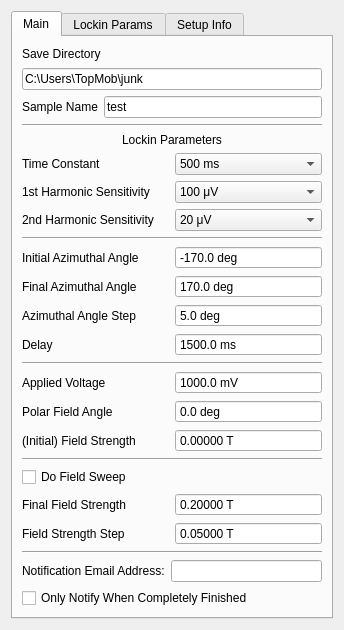
<?xml version="1.0" encoding="UTF-8"?>
<ui version="4.0">
 <class>Form</class>
 <widget class="QWidget" name="Form">
  <property name="geometry">
   <rect>
    <x>0</x>
    <y>0</y>
    <width>344</width>
    <height>588</height>
   </rect>
  </property>
  <property name="windowTitle">
   <string>Form</string>
  </property>
  <layout class="QVBoxLayout" name="verticalLayout">
   <item>
    <widget class="QTabWidget" name="tabWidget">
     <property name="currentIndex">
      <number>0</number>
     </property>
     <widget class="QWidget" name="tab">
      <attribute name="title">
       <string>Main</string>
      </attribute>
      <layout class="QVBoxLayout" name="verticalLayout_2">
       <item>
        <layout class="QGridLayout" name="save_params">
         <item row="0" column="0" colspan="2">
          <widget class="QLabel" name="label_8">
           <property name="text">
            <string>Save Directory</string>
           </property>
          </widget>
         </item>
         <item row="1" column="0" colspan="2">
          <widget class="QLineEdit" name="save_dir">
           <property name="text">
            <string>C:\Users\TopMob\junk</string>
           </property>
           <property name="placeholderText">
            <string>C:\Users\</string>
           </property>
          </widget>
         </item>
         <item row="2" column="1">
          <widget class="QLineEdit" name="sample_name">
           <property name="text">
            <string>test</string>
           </property>
           <property name="placeholderText">
            <string>test</string>
           </property>
          </widget>
         </item>
         <item row="2" column="0">
          <widget class="QLabel" name="label_12">
           <property name="enabled">
            <bool>true</bool>
           </property>
           <property name="text">
            <string>Sample Name</string>
           </property>
          </widget>
         </item>
        </layout>
       </item>
       <item>
        <widget class="Line" name="line">
         <property name="orientation">
          <enum>Qt::Horizontal</enum>
         </property>
        </widget>
       </item>
       <item>
        <layout class="QGridLayout" name="lockin_params">
         <item row="3" column="0">
          <widget class="QLabel" name="label_11">
           <property name="text">
            <string>2nd Harmonic Sensitivity</string>
           </property>
          </widget>
         </item>
         <item row="2" column="1">
          <widget class="QComboBox" name="sensitivity1">
           <property name="editable">
            <bool>false</bool>
           </property>
           <property name="currentIndex">
            <number>15</number>
           </property>
           <item>
            <property name="text">
             <string>0 V</string>
            </property>
           </item>
           <item>
            <property name="text">
             <string>2 nV</string>
            </property>
           </item>
           <item>
            <property name="text">
             <string>5 nV</string>
            </property>
           </item>
           <item>
            <property name="text">
             <string>10 nV</string>
            </property>
           </item>
           <item>
            <property name="text">
             <string>20 nV</string>
            </property>
           </item>
           <item>
            <property name="text">
             <string>50 nV</string>
            </property>
           </item>
           <item>
            <property name="text">
             <string>100 nV</string>
            </property>
           </item>
           <item>
            <property name="text">
             <string>200 nV</string>
            </property>
           </item>
           <item>
            <property name="text">
             <string>500 nV</string>
            </property>
           </item>
           <item>
            <property name="text">
             <string>1 μV</string>
            </property>
           </item>
           <item>
            <property name="text">
             <string>2 μV</string>
            </property>
           </item>
           <item>
            <property name="text">
             <string>5 μV</string>
            </property>
           </item>
           <item>
            <property name="text">
             <string>10 μV</string>
            </property>
           </item>
           <item>
            <property name="text">
             <string>20 μV</string>
            </property>
           </item>
           <item>
            <property name="text">
             <string>50 μV</string>
            </property>
           </item>
           <item>
            <property name="text">
             <string>100 μV</string>
            </property>
           </item>
           <item>
            <property name="text">
             <string>200 μV</string>
            </property>
           </item>
           <item>
            <property name="text">
             <string>500 μV</string>
            </property>
           </item>
           <item>
            <property name="text">
             <string>1 mV</string>
            </property>
           </item>
           <item>
            <property name="text">
             <string>2 mV</string>
            </property>
           </item>
           <item>
            <property name="text">
             <string>5 mV</string>
            </property>
           </item>
           <item>
            <property name="text">
             <string>10 mV</string>
            </property>
           </item>
           <item>
            <property name="text">
             <string>20 mV</string>
            </property>
           </item>
           <item>
            <property name="text">
             <string>50 mV</string>
            </property>
           </item>
           <item>
            <property name="text">
             <string>100 mV</string>
            </property>
           </item>
           <item>
            <property name="text">
             <string>200 mV</string>
            </property>
           </item>
           <item>
            <property name="text">
             <string>500 mV</string>
            </property>
           </item>
           <item>
            <property name="text">
             <string>1 V</string>
            </property>
           </item>
          </widget>
         </item>
         <item row="2" column="0">
          <widget class="QLabel" name="label_2">
           <property name="text">
            <string>1st Harmonic Sensitivity</string>
           </property>
          </widget>
         </item>
         <item row="1" column="0">
          <widget class="QLabel" name="label_3">
           <property name="text">
            <string>Time Constant</string>
           </property>
          </widget>
         </item>
         <item row="1" column="1">
          <widget class="QComboBox" name="time_constant">
           <property name="currentText">
            <string>500 ms</string>
           </property>
           <property name="currentIndex">
            <number>13</number>
           </property>
           <item>
            <property name="text">
             <string>10 μs</string>
            </property>
           </item>
           <item>
            <property name="text">
             <string>20 μs</string>
            </property>
           </item>
           <item>
            <property name="text">
             <string>40 μs</string>
            </property>
           </item>
           <item>
            <property name="text">
             <string>80 μs</string>
            </property>
           </item>
           <item>
            <property name="text">
             <string>160 μs</string>
            </property>
           </item>
           <item>
            <property name="text">
             <string>320 μs</string>
            </property>
           </item>
           <item>
            <property name="text">
             <string>640 μs</string>
            </property>
           </item>
           <item>
            <property name="text">
             <string>5 ms</string>
            </property>
           </item>
           <item>
            <property name="text">
             <string>10 ms</string>
            </property>
           </item>
           <item>
            <property name="text">
             <string>20 ms</string>
            </property>
           </item>
           <item>
            <property name="text">
             <string>50 ms</string>
            </property>
           </item>
           <item>
            <property name="text">
             <string>100 ms</string>
            </property>
           </item>
           <item>
            <property name="text">
             <string>200 ms</string>
            </property>
           </item>
           <item>
            <property name="text">
             <string>500 ms</string>
            </property>
           </item>
           <item>
            <property name="text">
             <string>1 s</string>
            </property>
           </item>
           <item>
            <property name="text">
             <string>2 s</string>
            </property>
           </item>
           <item>
            <property name="text">
             <string>5 s</string>
            </property>
           </item>
           <item>
            <property name="text">
             <string>10 s</string>
            </property>
           </item>
           <item>
            <property name="text">
             <string>20 s</string>
            </property>
           </item>
           <item>
            <property name="text">
             <string>50 s</string>
            </property>
           </item>
           <item>
            <property name="text">
             <string>100 s</string>
            </property>
           </item>
           <item>
            <property name="text">
             <string>200 s</string>
            </property>
           </item>
           <item>
            <property name="text">
             <string>500 s</string>
            </property>
           </item>
           <item>
            <property name="text">
             <string>1 ks</string>
            </property>
           </item>
           <item>
            <property name="text">
             <string>2 ks</string>
            </property>
           </item>
           <item>
            <property name="text">
             <string>5 ks</string>
            </property>
           </item>
           <item>
            <property name="text">
             <string>10 ks</string>
            </property>
           </item>
           <item>
            <property name="text">
             <string>20 ks</string>
            </property>
           </item>
           <item>
            <property name="text">
             <string>50 ks</string>
            </property>
           </item>
          </widget>
         </item>
         <item row="3" column="1">
          <widget class="QComboBox" name="sensitivity2">
           <property name="currentIndex">
            <number>13</number>
           </property>
           <item>
            <property name="text">
             <string>0 V</string>
            </property>
           </item>
           <item>
            <property name="text">
             <string>2 nV</string>
            </property>
           </item>
           <item>
            <property name="text">
             <string>5 nV</string>
            </property>
           </item>
           <item>
            <property name="text">
             <string>10 nV</string>
            </property>
           </item>
           <item>
            <property name="text">
             <string>20 nV</string>
            </property>
           </item>
           <item>
            <property name="text">
             <string>50 nV</string>
            </property>
           </item>
           <item>
            <property name="text">
             <string>100 nV</string>
            </property>
           </item>
           <item>
            <property name="text">
             <string>200 nV</string>
            </property>
           </item>
           <item>
            <property name="text">
             <string>500 nV</string>
            </property>
           </item>
           <item>
            <property name="text">
             <string>1 μV</string>
            </property>
           </item>
           <item>
            <property name="text">
             <string>2 μV</string>
            </property>
           </item>
           <item>
            <property name="text">
             <string>5 μV</string>
            </property>
           </item>
           <item>
            <property name="text">
             <string>10 μV</string>
            </property>
           </item>
           <item>
            <property name="text">
             <string>20 μV</string>
            </property>
           </item>
           <item>
            <property name="text">
             <string>50 μV</string>
            </property>
           </item>
           <item>
            <property name="text">
             <string>100 μV</string>
            </property>
           </item>
           <item>
            <property name="text">
             <string>200 μV</string>
            </property>
           </item>
           <item>
            <property name="text">
             <string>500 μV</string>
            </property>
           </item>
           <item>
            <property name="text">
             <string>1 mV</string>
            </property>
           </item>
           <item>
            <property name="text">
             <string>2 mV</string>
            </property>
           </item>
           <item>
            <property name="text">
             <string>5 mV</string>
            </property>
           </item>
           <item>
            <property name="text">
             <string>10 mV</string>
            </property>
           </item>
           <item>
            <property name="text">
             <string>20 mV</string>
            </property>
           </item>
           <item>
            <property name="text">
             <string>50 mV</string>
            </property>
           </item>
           <item>
            <property name="text">
             <string>100 mV</string>
            </property>
           </item>
           <item>
            <property name="text">
             <string>200 mV</string>
            </property>
           </item>
           <item>
            <property name="text">
             <string>500 mV</string>
            </property>
           </item>
           <item>
            <property name="text">
             <string>1 V</string>
            </property>
           </item>
          </widget>
         </item>
         <item row="0" column="0" colspan="2">
          <widget class="QLabel" name="label_7">
           <property name="text">
            <string>Lockin Parameters</string>
           </property>
           <property name="alignment">
            <set>Qt::AlignCenter</set>
           </property>
          </widget>
         </item>
        </layout>
       </item>
       <item>
        <widget class="Line" name="line">
         <property name="orientation">
          <enum>Qt::Horizontal</enum>
         </property>
        </widget>
       </item>
       <item>
        <layout class="QGridLayout" name="initial_params">
         <item row="0" column="1">
          <widget class="QDoubleSpinBox" name="azimuth_start">
           <property name="buttonSymbols">
            <enum>QAbstractSpinBox::NoButtons</enum>
           </property>
           <property name="suffix">
            <string> deg</string>
           </property>
           <property name="decimals">
            <number>1</number>
           </property>
           <property name="minimum">
            <double>-360.000000000000000</double>
           </property>
           <property name="maximum">
            <double>360.000000000000000</double>
           </property>
           <property name="singleStep">
            <double>0.500000000000000</double>
           </property>
           <property name="value">
            <double>-170.000000000000000</double>
           </property>
          </widget>
         </item>
         <item row="0" column="0">
          <widget class="QLabel" name="label_14">
           <property name="text">
            <string>Initial Azimuthal Angle</string>
           </property>
          </widget>
         </item>
         <item row="2" column="0">
          <widget class="QLabel" name="label_9">
           <property name="text">
            <string>Azimuthal Angle Step</string>
           </property>
          </widget>
         </item>
         <item row="2" column="1">
          <widget class="QDoubleSpinBox" name="azimuth_step">
           <property name="buttonSymbols">
            <enum>QAbstractSpinBox::NoButtons</enum>
           </property>
           <property name="suffix">
            <string> deg</string>
           </property>
           <property name="decimals">
            <number>1</number>
           </property>
           <property name="minimum">
            <double>-345.000000000000000</double>
           </property>
           <property name="maximum">
            <double>345.000000000000000</double>
           </property>
           <property name="singleStep">
            <double>0.500000000000000</double>
           </property>
           <property name="value">
            <double>5.000000000000000</double>
           </property>
          </widget>
         </item>
         <item row="1" column="1">
          <widget class="QDoubleSpinBox" name="azimuth_end">
           <property name="buttonSymbols">
            <enum>QAbstractSpinBox::NoButtons</enum>
           </property>
           <property name="suffix">
            <string> deg</string>
           </property>
           <property name="decimals">
            <number>1</number>
           </property>
           <property name="minimum">
            <double>-360.000000000000000</double>
           </property>
           <property name="maximum">
            <double>360.000000000000000</double>
           </property>
           <property name="singleStep">
            <double>0.500000000000000</double>
           </property>
           <property name="value">
            <double>170.000000000000000</double>
           </property>
          </widget>
         </item>
         <item row="1" column="0">
          <widget class="QLabel" name="label_19">
           <property name="text">
            <string>Final Azimuthal Angle</string>
           </property>
          </widget>
         </item>
         <item row="3" column="0">
          <widget class="QLabel" name="label_15">
           <property name="text">
            <string>Delay</string>
           </property>
          </widget>
         </item>
         <item row="3" column="1">
          <widget class="QDoubleSpinBox" name="delay">
           <property name="buttonSymbols">
            <enum>QAbstractSpinBox::NoButtons</enum>
           </property>
           <property name="suffix">
            <string> ms</string>
           </property>
           <property name="decimals">
            <number>1</number>
           </property>
           <property name="maximum">
            <double>50000.000000000000000</double>
           </property>
           <property name="value">
            <double>1500.000000000000000</double>
           </property>
          </widget>
         </item>
        </layout>
       </item>
       <item>
        <widget class="Line" name="line_4">
         <property name="orientation">
          <enum>Qt::Horizontal</enum>
         </property>
        </widget>
       </item>
       <item>
        <layout class="QGridLayout" name="gridLayout">
         <item row="0" column="0">
          <widget class="QLabel" name="label">
           <property name="text">
            <string>Applied Voltage</string>
           </property>
          </widget>
         </item>
         <item row="0" column="1">
          <widget class="QDoubleSpinBox" name="applied_voltage">
           <property name="buttonSymbols">
            <enum>QAbstractSpinBox::NoButtons</enum>
           </property>
           <property name="suffix">
            <string> mV</string>
           </property>
           <property name="decimals">
            <number>1</number>
           </property>
           <property name="maximum">
            <double>5000.000000000000000</double>
           </property>
           <property name="singleStep">
            <double>1.000000000000000</double>
           </property>
           <property name="value">
            <double>1000.000000000000000</double>
           </property>
          </widget>
         </item>
         <item row="2" column="1">
          <widget class="QDoubleSpinBox" name="field_start">
           <property name="buttonSymbols">
            <enum>QAbstractSpinBox::NoButtons</enum>
           </property>
           <property name="suffix">
            <string> T</string>
           </property>
           <property name="decimals">
            <number>5</number>
           </property>
           <property name="minimum">
            <double>-0.300000000000000</double>
           </property>
           <property name="maximum">
            <double>0.300000000000000</double>
           </property>
           <property name="singleStep">
            <double>0.000010000000000</double>
           </property>
          </widget>
         </item>
         <item row="2" column="0">
          <widget class="QLabel" name="label_4">
           <property name="text">
            <string>(Initial) Field Strength</string>
           </property>
          </widget>
         </item>
         <item row="1" column="0">
          <widget class="QLabel" name="label_10">
           <property name="text">
            <string>Polar Field Angle</string>
           </property>
          </widget>
         </item>
         <item row="1" column="1">
          <widget class="QDoubleSpinBox" name="polar_field">
           <property name="buttonSymbols">
            <enum>QAbstractSpinBox::NoButtons</enum>
           </property>
           <property name="suffix">
            <string> deg</string>
           </property>
           <property name="decimals">
            <number>1</number>
           </property>
           <property name="maximum">
            <double>90.000000000000000</double>
           </property>
           <property name="singleStep">
            <double>0.500000000000000</double>
           </property>
          </widget>
         </item>
        </layout>
       </item>
       <item>
        <widget class="Line" name="line_2">
         <property name="orientation">
          <enum>Qt::Horizontal</enum>
         </property>
        </widget>
       </item>
       <item>
        <layout class="QGridLayout" name="gridLayout_2">
         <item row="0" column="0" colspan="2">
          <widget class="QCheckBox" name="do_field_sweep">
           <property name="text">
            <string>Do Field Sweep</string>
           </property>
           <property name="tristate">
            <bool>false</bool>
           </property>
          </widget>
         </item>
         <item row="1" column="1">
          <widget class="QDoubleSpinBox" name="field_end">
           <property name="buttonSymbols">
            <enum>QAbstractSpinBox::NoButtons</enum>
           </property>
           <property name="suffix">
            <string> T</string>
           </property>
           <property name="decimals">
            <number>5</number>
           </property>
           <property name="minimum">
            <double>-0.300000000000000</double>
           </property>
           <property name="maximum">
            <double>0.300000000000000</double>
           </property>
           <property name="singleStep">
            <double>0.000010000000000</double>
           </property>
           <property name="value">
            <double>0.200000000000000</double>
           </property>
          </widget>
         </item>
         <item row="1" column="0">
          <widget class="QLabel" name="label_5">
           <property name="text">
            <string>Final Field Strength</string>
           </property>
          </widget>
         </item>
         <item row="2" column="0">
          <widget class="QLabel" name="label_6">
           <property name="text">
            <string>Field Strength Step</string>
           </property>
          </widget>
         </item>
         <item row="2" column="1">
          <widget class="QDoubleSpinBox" name="field_step">
           <property name="buttonSymbols">
            <enum>QAbstractSpinBox::NoButtons</enum>
           </property>
           <property name="suffix">
            <string> T</string>
           </property>
           <property name="decimals">
            <number>5</number>
           </property>
           <property name="minimum">
            <double>0.000000000000000</double>
           </property>
           <property name="maximum">
            <double>0.300000000000000</double>
           </property>
           <property name="singleStep">
            <double>0.000010000000000</double>
           </property>
           <property name="value">
            <double>0.050000000000000</double>
           </property>
          </widget>
         </item>
        </layout>
       </item>
       <item>
        <widget class="Line" name="line_5">
         <property name="orientation">
          <enum>Qt::Horizontal</enum>
         </property>
        </widget>
       </item>
       <item>
        <layout class="QHBoxLayout" name="horizontalLayout">
         <item>
          <widget class="QLabel" name="label_13">
           <property name="text">
            <string>Notification Email Address:</string>
           </property>
          </widget>
         </item>
         <item>
          <widget class="QLineEdit" name="notify_email"/>
         </item>
        </layout>
       </item>
       <item>
        <widget class="QCheckBox" name="notify_at_end">
         <property name="text">
          <string>Only Notify When Completely Finished</string>
         </property>
        </widget>
       </item>
      </layout>
      <zorder></zorder>
      <zorder>line_2</zorder>
      <zorder>line_5</zorder>
      <zorder>notify_at_end</zorder>
      <zorder>line_4</zorder>
      <zorder></zorder>
      <zorder>line</zorder>
      <zorder></zorder>
      <zorder>line</zorder>
     </widget>
     <widget class="QWidget" name="tab_2">
      <attribute name="title">
       <string>Lockin Params</string>
      </attribute>
      <layout class="QVBoxLayout" name="verticalLayout_3">
       <item>
        <layout class="QGridLayout" name="gridLayout_3">
         <item row="6" column="0">
          <widget class="QLabel" name="label_18">
           <property name="text">
            <string>AC Gain 2</string>
           </property>
          </widget>
         </item>
         <item row="2" column="1">
          <widget class="QDoubleSpinBox" name="lockin_phase2">
           <property name="buttonSymbols">
            <enum>QAbstractSpinBox::NoButtons</enum>
           </property>
           <property name="suffix">
            <string> deg</string>
           </property>
           <property name="decimals">
            <number>2</number>
           </property>
           <property name="minimum">
            <double>-360.000000000000000</double>
           </property>
           <property name="maximum">
            <double>360.000000000000000</double>
           </property>
           <property name="singleStep">
            <double>0.001000000000000</double>
           </property>
           <property name="value">
            <double>0.000000000000000</double>
           </property>
          </widget>
         </item>
         <item row="5" column="1">
          <widget class="QComboBox" name="lockin_setup">
           <item>
            <property name="text">
             <string>Single Harmonic</string>
            </property>
           </item>
           <item>
            <property name="text">
             <string>Dual Harmonic</string>
            </property>
           </item>
          </widget>
         </item>
         <item row="4" column="0">
          <widget class="QLabel" name="label_13">
           <property name="text">
            <string>Sense Mode (1)</string>
           </property>
          </widget>
         </item>
         <item row="0" column="0">
          <widget class="QLabel" name="label_13">
           <property name="text">
            <string>Lockin Freq</string>
           </property>
          </widget>
         </item>
         <item row="3" column="0">
          <widget class="QLabel" name="label_17">
           <property name="text">
            <string>AC Gain (1)</string>
           </property>
          </widget>
         </item>
         <item row="1" column="1">
          <widget class="QDoubleSpinBox" name="lockin_phase1">
           <property name="buttonSymbols">
            <enum>QAbstractSpinBox::NoButtons</enum>
           </property>
           <property name="suffix">
            <string> deg</string>
           </property>
           <property name="decimals">
            <number>2</number>
           </property>
           <property name="minimum">
            <double>-360.000000000000000</double>
           </property>
           <property name="maximum">
            <double>360.000000000000000</double>
           </property>
           <property name="singleStep">
            <double>0.001000000000000</double>
           </property>
           <property name="value">
            <double>0.000000000000000</double>
           </property>
          </widget>
         </item>
         <item row="0" column="1">
          <widget class="QDoubleSpinBox" name="lockin_freq">
           <property name="buttonSymbols">
            <enum>QAbstractSpinBox::NoButtons</enum>
           </property>
           <property name="suffix">
            <string> Hz</string>
           </property>
           <property name="decimals">
            <number>3</number>
           </property>
           <property name="maximum">
            <double>250000.000000000000000</double>
           </property>
           <property name="singleStep">
            <double>0.001000000000000</double>
           </property>
           <property name="value">
            <double>1713.000000000000000</double>
           </property>
          </widget>
         </item>
         <item row="4" column="1">
          <widget class="QComboBox" name="lockin_sense_mode1">
           <property name="editable">
            <bool>false</bool>
           </property>
           <property name="currentIndex">
            <number>2</number>
           </property>
           <item>
            <property name="text">
             <string>A</string>
            </property>
           </item>
           <item>
            <property name="text">
             <string>-B</string>
            </property>
           </item>
           <item>
            <property name="text">
             <string>A-B</string>
            </property>
           </item>
          </widget>
         </item>
         <item row="2" column="0">
          <widget class="QLabel" name="label_16">
           <property name="text">
            <string>Lockin Phase 2</string>
           </property>
          </widget>
         </item>
         <item row="1" column="0">
          <widget class="QLabel" name="label_13">
           <property name="text">
            <string>Lockin Phase 1</string>
           </property>
          </widget>
         </item>
         <item row="3" column="1">
          <widget class="QDoubleSpinBox" name="ac_gain1">
           <property name="buttonSymbols">
            <enum>QAbstractSpinBox::NoButtons</enum>
           </property>
           <property name="suffix">
            <string> dB</string>
           </property>
           <property name="decimals">
            <number>1</number>
           </property>
          </widget>
         </item>
         <item row="6" column="1">
          <widget class="QDoubleSpinBox" name="ac_gain2">
           <property name="buttonSymbols">
            <enum>QAbstractSpinBox::NoButtons</enum>
           </property>
           <property name="suffix">
            <string> dB</string>
           </property>
           <property name="decimals">
            <number>1</number>
           </property>
          </widget>
         </item>
         <item row="5" column="0">
          <widget class="QLabel" name="label_20">
           <property name="text">
            <string>Lockin Setup</string>
           </property>
          </widget>
         </item>
         <item row="7" column="0">
          <widget class="QLabel" name="label_21">
           <property name="text">
            <string>Sense Mode 2</string>
           </property>
          </widget>
         </item>
         <item row="7" column="1">
          <widget class="QComboBox" name="lockin_sense_mode2">
           <property name="editable">
            <bool>false</bool>
           </property>
           <property name="currentIndex">
            <number>2</number>
           </property>
           <item>
            <property name="text">
             <string>A</string>
            </property>
           </item>
           <item>
            <property name="text">
             <string>-B</string>
            </property>
           </item>
           <item>
            <property name="text">
             <string>A-B</string>
            </property>
           </item>
          </widget>
         </item>
        </layout>
       </item>
       <item>
        <spacer name="verticalSpacer">
         <property name="orientation">
          <enum>Qt::Vertical</enum>
         </property>
         <property name="sizeHint" stdset="0">
          <size>
           <width>20</width>
           <height>386</height>
          </size>
         </property>
        </spacer>
       </item>
      </layout>
      <zorder></zorder>
      <zorder>verticalSpacer</zorder>
     </widget>
     <widget class="QWidget" name="tab_3">
      <attribute name="title">
       <string>Setup Info</string>
      </attribute>
      <layout class="QVBoxLayout" name="verticalLayout_4">
       <item>
        <layout class="QGridLayout" name="station_params">
         <item row="0" column="1">
          <widget class="QLabel" name="station_name">
           <property name="enabled">
            <bool>true</bool>
           </property>
          </widget>
         </item>
         <item row="2" column="0" colspan="2">
          <widget class="QLineEdit" name="calib_file"/>
         </item>
         <item row="1" column="0">
          <widget class="QLabel" name="label_12">
           <property name="enabled">
            <bool>true</bool>
           </property>
           <property name="text">
            <string>Calibration File</string>
           </property>
          </widget>
         </item>
         <item row="0" column="0">
          <widget class="QLabel" name="label_12">
           <property name="enabled">
            <bool>true</bool>
           </property>
           <property name="text">
            <string>Probe Station</string>
           </property>
          </widget>
         </item>
        </layout>
       </item>
       <item>
        <spacer name="verticalSpacer_2">
         <property name="orientation">
          <enum>Qt::Vertical</enum>
         </property>
         <property name="sizeHint" stdset="0">
          <size>
           <width>20</width>
           <height>560</height>
          </size>
         </property>
        </spacer>
       </item>
      </layout>
     </widget>
    </widget>
   </item>
  </layout>
 </widget>
 <resources/>
 <connections/>
</ui>
